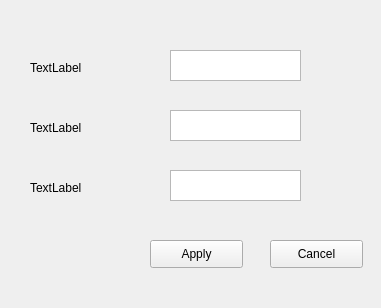
<?xml version="1.0" encoding="UTF-8"?>
<ui version="4.0">
 <class>InsertBase</class>
 <widget class="QWidget" name="InsertBase">
  <property name="geometry">
   <rect>
    <x>0</x>
    <y>0</y>
    <width>381</width>
    <height>308</height>
   </rect>
  </property>
  <property name="windowTitle">
   <string>Form</string>
  </property>
  <widget class="QPushButton" name="ApplyBtn">
   <property name="geometry">
    <rect>
     <x>150</x>
     <y>240</y>
     <width>93</width>
     <height>28</height>
    </rect>
   </property>
   <property name="text">
    <string>Apply</string>
   </property>
  </widget>
  <widget class="QPushButton" name="CancelBtn">
   <property name="geometry">
    <rect>
     <x>270</x>
     <y>240</y>
     <width>93</width>
     <height>28</height>
    </rect>
   </property>
   <property name="text">
    <string>Cancel</string>
   </property>
  </widget>
  <widget class="QTextEdit" name="textEdit_2">
   <property name="geometry">
    <rect>
     <x>170</x>
     <y>50</y>
     <width>131</width>
     <height>31</height>
    </rect>
   </property>
  </widget>
  <widget class="QTextEdit" name="textEdit_3">
   <property name="geometry">
    <rect>
     <x>170</x>
     <y>110</y>
     <width>131</width>
     <height>31</height>
    </rect>
   </property>
  </widget>
  <widget class="QTextEdit" name="textEdit_4">
   <property name="geometry">
    <rect>
     <x>170</x>
     <y>170</y>
     <width>131</width>
     <height>31</height>
    </rect>
   </property>
  </widget>
  <widget class="QLabel" name="label_2">
   <property name="geometry">
    <rect>
     <x>30</x>
     <y>60</y>
     <width>131</width>
     <height>16</height>
    </rect>
   </property>
   <property name="text">
    <string>TextLabel</string>
   </property>
  </widget>
  <widget class="QLabel" name="label_3">
   <property name="geometry">
    <rect>
     <x>30</x>
     <y>120</y>
     <width>121</width>
     <height>16</height>
    </rect>
   </property>
   <property name="text">
    <string>TextLabel</string>
   </property>
  </widget>
  <widget class="QLabel" name="label_4">
   <property name="geometry">
    <rect>
     <x>30</x>
     <y>180</y>
     <width>111</width>
     <height>16</height>
    </rect>
   </property>
   <property name="text">
    <string>TextLabel</string>
   </property>
  </widget>
 </widget>
 <resources/>
 <connections/>
</ui>
